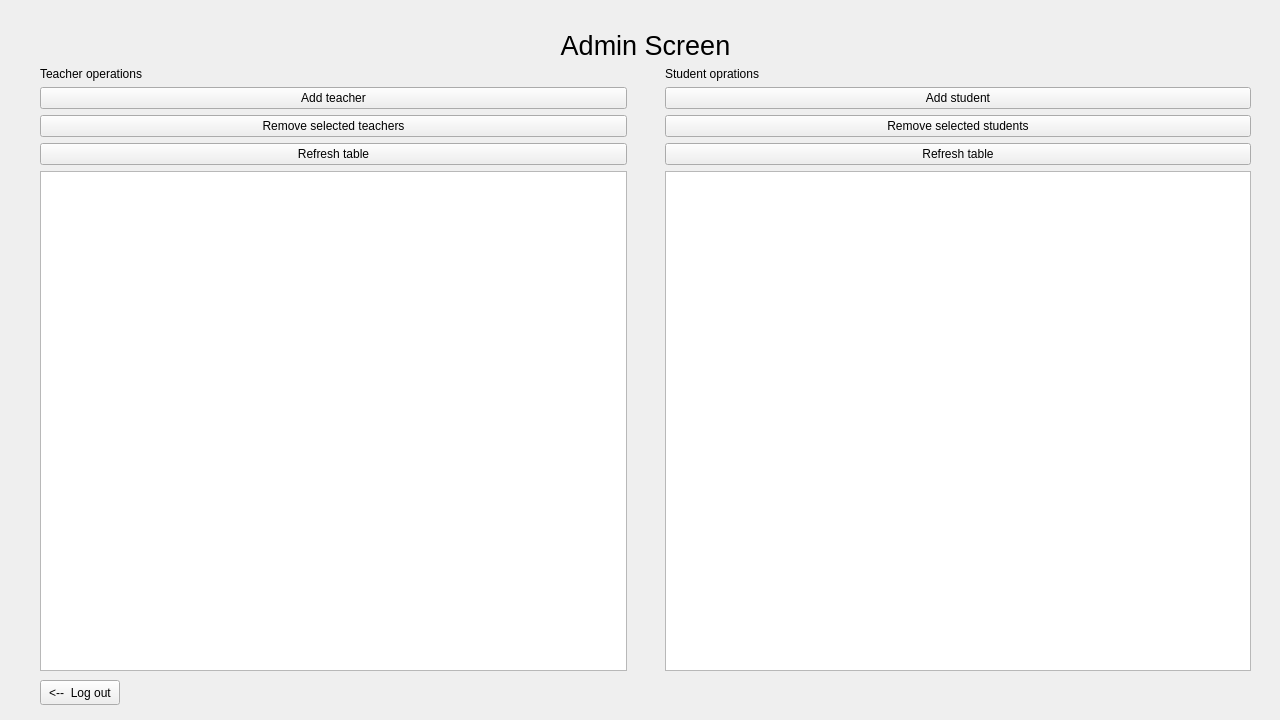
<?xml version="1.0" encoding="UTF-8"?>
<ui version="4.0">
 <class>AdminView</class>
 <widget class="QWidget" name="AdminView">
  <property name="geometry">
   <rect>
    <x>0</x>
    <y>0</y>
    <width>1280</width>
    <height>720</height>
   </rect>
  </property>
  <property name="windowTitle">
   <string>Form</string>
  </property>
  <widget class="QWidget" name="gridLayoutWidget">
   <property name="geometry">
    <rect>
     <x>40</x>
     <y>30</y>
     <width>1211</width>
     <height>641</height>
    </rect>
   </property>
   <layout class="QGridLayout" name="gridLayout">
    <item row="4" column="0">
     <widget class="QPushButton" name="button_refresh_teachers">
      <property name="text">
       <string>Refresh table</string>
      </property>
     </widget>
    </item>
    <item row="3" column="0">
     <widget class="QPushButton" name="button_remove_teacher">
      <property name="text">
       <string>Remove selected teachers</string>
      </property>
     </widget>
    </item>
    <item row="0" column="0" colspan="4">
     <widget class="QLabel" name="label_title">
      <property name="font">
       <font>
        <pointsize>20</pointsize>
       </font>
      </property>
      <property name="text">
       <string>Admin Screen</string>
      </property>
      <property name="alignment">
       <set>Qt::AlignCenter</set>
      </property>
     </widget>
    </item>
    <item row="1" column="0">
     <widget class="QLabel" name="label_teachers_title">
      <property name="text">
       <string>Teacher operations</string>
      </property>
     </widget>
    </item>
    <item row="1" column="3">
     <widget class="QLabel" name="label_student_title">
      <property name="text">
       <string>Student oprations</string>
      </property>
     </widget>
    </item>
    <item row="5" column="3">
     <widget class="QTableWidget" name="tableWidget_students"/>
    </item>
    <item row="5" column="1">
     <spacer name="verticalSpacer">
      <property name="orientation">
       <enum>Qt::Vertical</enum>
      </property>
      <property name="sizeHint" stdset="0">
       <size>
        <width>20</width>
        <height>40</height>
       </size>
      </property>
     </spacer>
    </item>
    <item row="4" column="3">
     <widget class="QPushButton" name="button_refresh_students">
      <property name="text">
       <string>Refresh table</string>
      </property>
     </widget>
    </item>
    <item row="2" column="3">
     <widget class="QPushButton" name="button_add_student">
      <property name="text">
       <string>Add student</string>
      </property>
     </widget>
    </item>
    <item row="2" column="0">
     <widget class="QPushButton" name="button_add_teaher">
      <property name="text">
       <string>Add teacher</string>
      </property>
     </widget>
    </item>
    <item row="5" column="0">
     <widget class="QTableWidget" name="tableWidget_teachers"/>
    </item>
    <item row="3" column="3">
     <widget class="QPushButton" name="button_remove_student">
      <property name="text">
       <string>Remove selected students</string>
      </property>
     </widget>
    </item>
   </layout>
  </widget>
  <widget class="QPushButton" name="button_logout">
   <property name="geometry">
    <rect>
     <x>40</x>
     <y>680</y>
     <width>80</width>
     <height>25</height>
    </rect>
   </property>
   <property name="text">
    <string>&lt;--  Log out</string>
   </property>
  </widget>
 </widget>
 <resources/>
 <connections/>
</ui>
